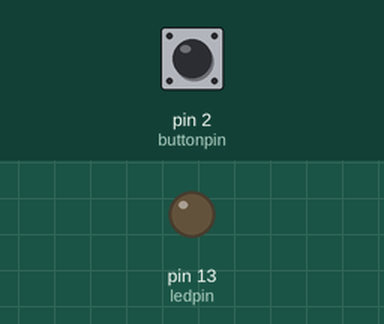
Simulated run of this sketch. Board: Arduino Uno, built with avr-gcc and run on an emulated ATmega328P. Shown: output pins drawn as LEDs (lit = HIGH). The inputs (shaded band) are chosen by the test bench; at power-on: pin 2 (buttonpin) HIGH. What the sketch prints to the serial monitor is not drawn.

Above: at 1.2 s.
1.3 s: pin 2 (buttonpin) pulled LOW for 0.15 s
At 2.5 s:
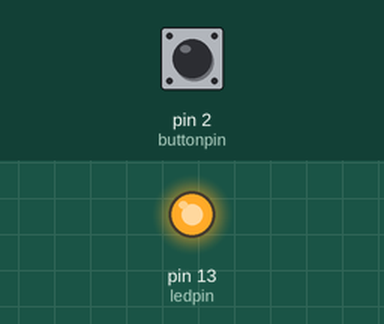
2.9 s: pin 2 (buttonpin) pulled LOW for 1 s
At 3.8 s:
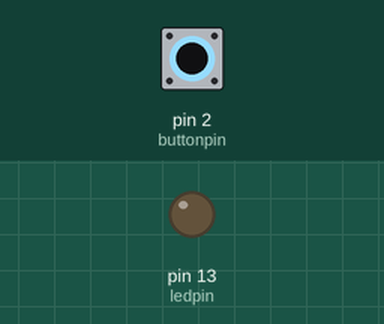
5.4 s: pin 2 (buttonpin) pulled LOW for 3.2 s
At 6.8 s:
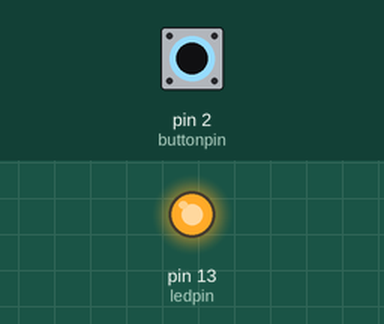
Timing chart, 0 to 8.4 s (numbered marks = the images above; inputs shaded):
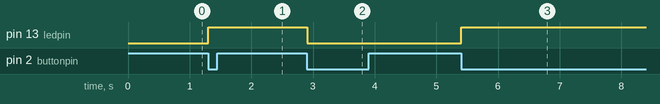

The sketch:

Debounce_Arduino_programme.ino
```cpp
#define ledpin 13
#define buttonpin 2
int input_reading,buttonState=1;
bool check=true;
void setup()
{
  pinMode(buttonpin,INPUT_PULLUP);
  pinMode(ledpin,OUTPUT);
  digitalWrite(ledpin,0);
  Serial.begin(9600);
}

void loop()
{
  input_reading=digitalRead(buttonpin);
  if(input_reading==0)
  {
      if(check==true)
      {
        digitalWrite(ledpin,1);
      }
      else
      {
        digitalWrite(ledpin,0);
      }
      buttonState=0;
  }
  else
  {
    if(buttonState==0) check=!check;
    buttonState=1;
  }
  Serial.println(input_reading);
}
```

Measured:
- after the input at 1.3 s, pin 13 (ledpin): LOW → HIGH at once
- after the input at 2.9 s, pin 13 (ledpin): HIGH → LOW at once
- after the input at 5.4 s, pin 13 (ledpin): LOW → HIGH at once
